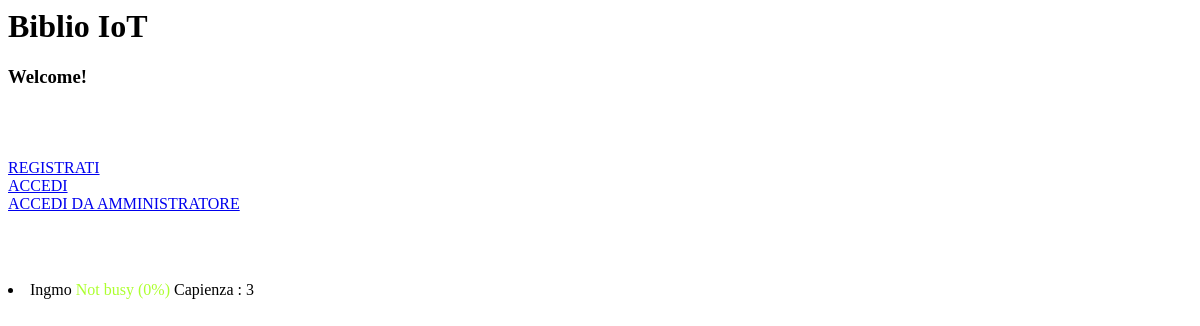
The app's page /, older data.
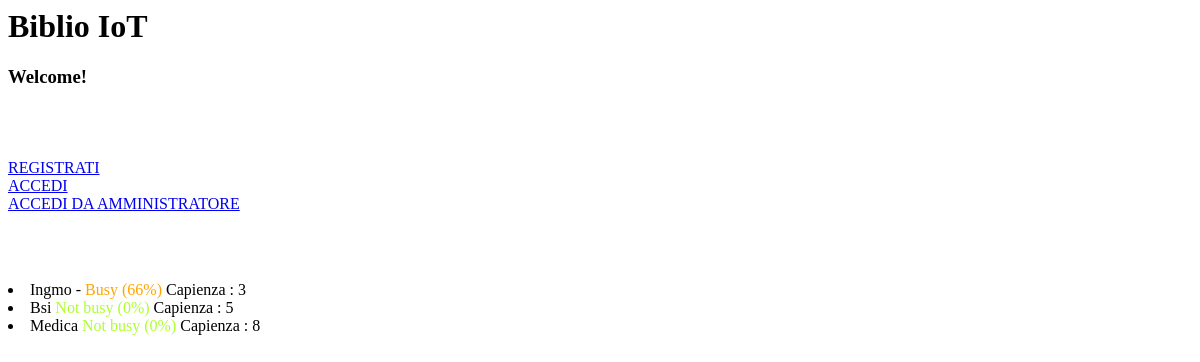
The same page, newer data.
### django/biblioSite/myapp/models.py (models this page shows)
class Biblioteche(models.Model):
    nome = models.TextField(blank=True, primary_key=True, verbose_name="nome biblioteca")
    count = models.IntegerField(blank=True, null=True, verbose_name="conteggio attuale")
    capienza = models.IntegerField(blank=True, null=True, verbose_name="capienza massima")
    class Meta:
        db_table = 'biblioteche'
        verbose_name_plural = "biblioteche"

### django/biblioSite/myapp/views.py (the view)
# urls.py: path('',views.index, name='index'),
def index(request):
    template = loader.get_template('index.html')
    elenco_biblio = Biblioteche.objects.all()
    diz_biblio = {} #oggetto da passare all'HTML
    diz_biblio_cap={}
    diz_biblio_count={}
    for biblio in elenco_biblio:
        cap = int((biblio.count / biblio.capienza) * 100)
        diz_biblio[biblio.nome] = cap
        diz_biblio_cap[biblio.nome] = biblio.capienza
        diz_biblio_count[biblio.nome] = biblio.count
    context = {
        'biblio' : diz_biblio,
        'cap' : diz_biblio_cap,
        'count':diz_biblio_count
    }
    return HttpResponse(template.render(context, request))

### django/biblioSite/myapp/templates/index.html (shortened to what this page needs)
<h1>Biblio IoT</h1>
<h3>Welcome!</h3>
<p>
    <a href="{% url 'myapp:register' %}">REGISTRATI</a><br>
    <a href="{% url 'myapp:home' %}">ACCEDI</a><br>
    <a href="{% url 'myapp:admin_home' %}">ACCEDI DA AMMINISTRATORE</a><br>
</p>
{% if biblio %}
    <p>
        {% for nome,capienza in biblio.items %}
            {% if capienza < 25 %}
                <li>
                    {{ nome | capfirst }} <font color=greenyellow>Not busy ({{ capienza }}%)</font>
                    {% for nome1,capienza1 in cap.items %}
                    {% if nome == nome1 %}
                        Capienza : {{capienza1}}
                    {% endif %}
                {% endfor %}
                </li>
            {% endif %}
            {% if capienza >= 50 and capienza < 75 %}
                <li>
                    {{ nome | capfirst }} - <font color=orange>Busy ({{ capienza }}%)</font>
                    {% for nome1,capienza1 in cap.items %}
                    {% if nome == nome1 %}
                        Capienza : {{capienza1}}
                    {% endif %}
                {% endfor %}
                </li>
            {% endif %}
        {% endfor %}
    </p>
{% endif %}

Row changes from the older to the newer data that the page shows:
added Biblioteche: nome "Bsi"
added Biblioteche: nome "Medica"
Text that changed along with them:
new list line: "Ingmo"
new list line: "- Busy ( 66 %) Capienza : 3"
new list line: "Not busy ( 0 %) Capienza : 5"
new list line: "Not busy ( 0 %) Capienza : 8"
list line gone: "Ingmo"
list line gone: "Not busy ( 0 %) Capienza : 3"
